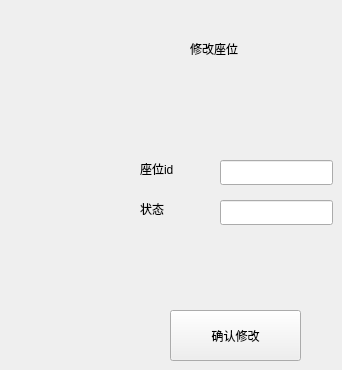
    <widget class="QWidget" name="modify_seat_ui">
     <widget class="QLabel" name="label_52">
      <property name="geometry">
       <rect>
        <x>140</x>
        <y>160</y>
        <width>53</width>
        <height>17</height>
       </rect>
      </property>
      <property name="text">
       <string>座位id</string>
      </property>
     </widget>
     <widget class="QLabel" name="label_53">
      <property name="geometry">
       <rect>
        <x>140</x>
        <y>200</y>
        <width>53</width>
        <height>17</height>
       </rect>
      </property>
      <property name="text">
       <string>状态</string>
      </property>
     </widget>
     <widget class="QLineEdit" name="lineEdit_modify_seat_status">
      <property name="geometry">
       <rect>
        <x>220</x>
        <y>200</y>
        <width>113</width>
        <height>25</height>
       </rect>
      </property>
     </widget>
     <widget class="QLineEdit" name="lineEdit_modify_seatid">
      <property name="geometry">
       <rect>
        <x>220</x>
        <y>160</y>
        <width>113</width>
        <height>25</height>
       </rect>
      </property>
     </widget>
     <widget class="QPushButton" name="pushButton_15">
      <property name="geometry">
       <rect>
        <x>170</x>
        <y>310</y>
        <width>131</width>
        <height>51</height>
       </rect>
      </property>
      <property name="text">
       <string>确认修改</string>
      </property>
     </widget>
     <widget class="QLabel" name="label_60">
      <property name="geometry">
       <rect>
        <x>190</x>
        <y>40</y>
        <width>101</width>
        <height>17</height>
       </rect>
      </property>
      <property name="text">
       <string>修改座位</string>
      </property>
     </widget>
    </widget>
